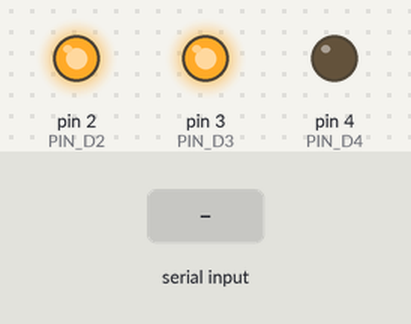
Recording of a sketch running on a simulated Arduino Uno, built with avr-gcc and run on an emulated ATmega328P. On the bench: output pins drawn as LEDs (lit = HIGH). The test bench sets the inputs (shaded band). What the sketch prints to the serial monitor is not drawn.

Above: at 1.2 s.
1.3 s: "1\n" received over Serial
Timing chart, 0 to 4.3 s (numbered marks = the images above; inputs shaded):
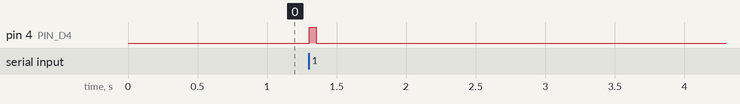

The sketch:

mouse.ino
```cpp
#define MOUSE_BUTTON_LEFT_CLICK "command:mouse:click:left"
#define MOUSE_BUTTON_RIGHT_CLICK "command:mouse:click:right"
#define MOUSE_BUTTON_LEFT_DOWN "command:mouse:releaseAll:left"
#define MOUSE_BUTTON_RIGHT_DOWN "command:mouse:releaseAll:right"
#define MOUSE_BUTTON_LEFT_UP "command:mouse:press:left"
#define MOUSE_BUTTON_RIGHT_UP "command:mouse:press:right"
#define MOUSE_BUTTONS_RESET "command:mouse:releaseAll:0"

#define DELAY_CLICK 50
#define __WAIT__ 50

#define PIN_D2 2
#define PIN_D3 3
#define PIN_D4 4

void setup()
{
	Serial.begin(9600);

	Serial.println("Hello! 🙂");

	pinMode(PIN_D2, OUTPUT);
	pinMode(PIN_D3, OUTPUT);
	pinMode(PIN_D4, OUTPUT);

	digitalWrite(PIN_D2, 1);
	digitalWrite(PIN_D3, 1);
	digitalWrite(PIN_D4, 0);
}

void loop()
{
	if (Serial.available() > 0)
	{
		digitalWrite(LED_BUILTIN, HIGH);

		String result = Serial.readStringUntil( '\n' );
		mouseAction(result);
		result = "";

		digitalWrite(LED_BUILTIN, LOW);
		delay(10);
	}
}

void mouseAction(String s)
{
	if ( s == MOUSE_BUTTON_LEFT_CLICK ) // Клик левой кнопкой
	{
		digitalWrite(PIN_D2, 0);
		delay(DELAY_CLICK);
		digitalWrite(PIN_D2, 1);
		Serial.println("MOUSE_BUTTON_LEFT_CLICK");
	}
	else if ( s == MOUSE_BUTTON_RIGHT_CLICK ) // Клик правой кнопкой
	{
		digitalWrite(PIN_D3, 0);
		delay(DELAY_CLICK);
		digitalWrite(PIN_D3, 1);
		Serial.println("MOUSE_BUTTON_RIGHT_CLICK");
	}
	else if ( s == MOUSE_BUTTON_LEFT_DOWN ) // Удерживать левую кнопку
	{
		digitalWrite(PIN_D2, 0);
		Serial.println("MOUSE_BUTTON_LEFT_DOWN");
	}
	else if ( s == MOUSE_BUTTON_RIGHT_DOWN ) // Удерживать правую кнопку
	{
		digitalWrite(PIN_D3, 0);
		Serial.println("MOUSE_BUTTON_RIGHT_DOWN");
	}
	else if ( s == MOUSE_BUTTON_LEFT_UP ) // Отпустить левую кнопку
	{
		digitalWrite(PIN_D2, 1);
		Serial.println("MOUSE_BUTTON_LEFT_UP");
	}
	else if ( s == MOUSE_BUTTON_RIGHT_UP ) // Отпустить правую кнопку
	{
		digitalWrite(PIN_D3, 1);
		Serial.println("MOUSE_BUTTON_RIGHT_UP");
	}
	else if ( s == MOUSE_BUTTONS_RESET ) // Сброс состояний левой/правой кнопки
	{
		digitalWrite(PIN_D2, 1);
		digitalWrite(PIN_D3, 1);
		Serial.println("MOUSE_BUTTONS_RESET");
	}
	else
	{
		// игнорировать CR+LF
		// if (byte(c) != 13 && byte(c) != 10){}
		// либо переключить монитор порта "Нет конца строки"
		Serial.println(s);
		digitalWrite(PIN_D4, 1);
		delay(__WAIT__);
		digitalWrite(PIN_D4, 0);
	}

}
```

Measured:
- after the input at 1.3 s, pin 4 (PIN_D4): LOW → HIGH at once, → LOW 0.05 s later
